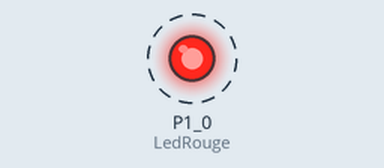
Recording of a sketch running on a simulated TI MSP430 LaunchPad. On the bench: output pins drawn as LEDs (lit = HIGH). Dashed ring = blinking.

Above: at 0.15 s.
Timing chart, 0 to 3.0 s (numbered marks = the images above):
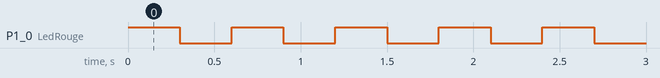

Measured:
- by itself, P1_0 (LedRouge): alternates HIGH for 0.30 s and LOW for 0.30 s

The sketch:

GPIO_Demo1_Macro.ino
```cpp
/*----------------------------------------------
| Demo 1 : Clignotement d'une led
| - flux d'execution d'un code
| - boucle d'attente
| - configuration de patte en sortie
|
|
 ---------------------------------------------*/
// les macros
#define LedRouge P1_0
#define AllumeLedRouge digitalWrite(LedRouge, HIGH)
#define EteindreLedRouge digitalWrite(LedRouge, LOW)
/*======================================
  fonction setup : regroupe les initialisation
  sera executée une seule fois
 ======================================= */

void setup()
{
  // Configuration de la pate en sortie
  pinMode(LedRouge, OUTPUT);  // LED1

}

/*======================================
  fonction loop : boucle principale
  le code de cette fonction sera exécuté
  en permanence
 ======================================= */
void loop()
{
	AllumeLedRouge;
	delay (300);
	EteindreLedRouge;
	delay (300);

}
```
